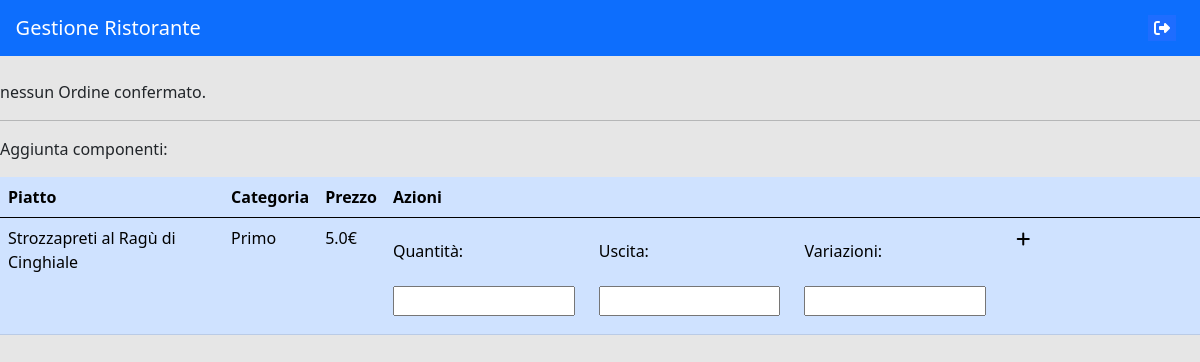
/sala/gestioneOrdine/1 (signed in), run on an earlier commit of the app's database.
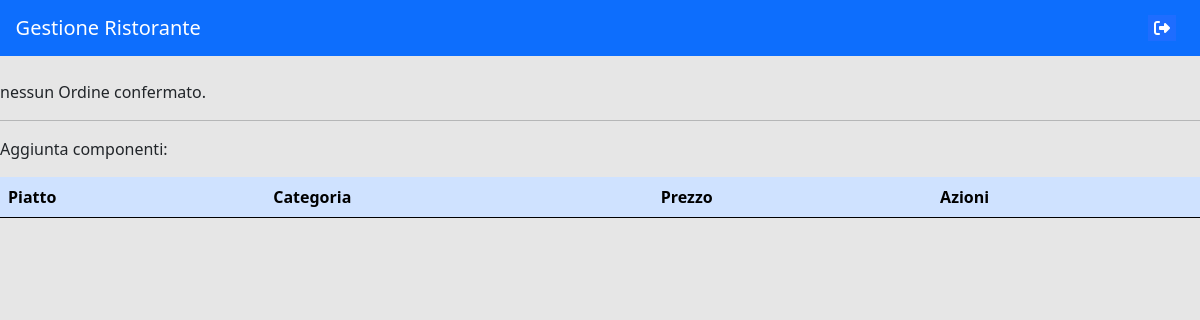
And on a later commit of the database.
### gestioneMenu/models.py (models this page shows)
class Menu(models.Model):
    idPiatto = models.ForeignKey(Piatto, on_delete=models.CASCADE)
    descrizione = models.CharField(max_length=200)
    prezzo = models.FloatField(validators=[MinValueValidator(0)])
    class Meta:
        verbose_name = 'Menu'
        verbose_name_plural = 'Menu'

class Piatto(models.Model):
    nome = models.CharField(max_length=200)
    idCategoria = ForeignKey(Categoria, on_delete=CASCADE)
    tempoPreparazione = models.DecimalField(max_digits=15,decimal_places=2,validators=[MinValueValidator(0)])
    tempoCottura = models.DecimalField(max_digits=15,decimal_places=2,validators=[MinValueValidator(0)])
    def __str__(self):
        return self.nome
    class Meta:
        verbose_name = 'Piatto'
        verbose_name_plural = 'Piatti'

class Categoria(models.Model):
    nome = models.CharField(max_length=30)
    def __str__(self):
        return self.nome
    class Meta:
        verbose_name = 'Categoria'
        verbose_name_plural = 'categorie'

### gestioneSala/views.py (the view)
# urls.py: path('gestioneOrdine/<int:idTavolo>', views.gestioneOrdine, name = 'gestioneOrdine'),
@login_required
def gestioneOrdine(request, idTavolo):
    if request.method == 'GET':
        piattiMenu = Menu.objects.all().order_by('idPiatto')
        try:
            ordine = Ordine.objects.get(idTavolo = idTavolo)
        except Ordine.DoesNotExist:
            ordine = None
        if ordine is not None:
            componenti = ComponenteOrdine.objects.filter(idOrdine = ordine.id)
        else:
            componenti = []
        try:
            ordineTemporaneo = OrdineTemporaneo.objects.get(idTavolo = idTavolo)
        except OrdineTemporaneo.DoesNotExist:
            ordineTemporaneo = OrdineTemporaneo()
        if ordineTemporaneo:
            componentiTemporanei = ComponenteTemporaneo.objects.filter(idOrdine = ordineTemporaneo).order_by('uscita')
        else:
            componentiTemporanei = []
        return render(request, "ordini/gestioneOrdine.html", {'ordine':ordine, 'componenti':componenti, 'componentitemporanei':componentiTemporanei,'piatti':piattiMenu, 'tavolo':idTavolo, 'idOrdineTemporaneo':ordineTemporaneo.id})
    else:
        return Error

### gestioneSala/templates/ordini/gestioneOrdine.html (shortened to what this page needs)
{% extends 'navbar.html' %}
{% load static %}
{% block contentHead %}
<link rel="stylesheet" href="{% static 'css/tabella.css' %}">
{% endblock %}
{% block content %}
<div hx-get="{% url 'tabellaOrdini' tavolo %}" hx-trigger="every 1s">
  {% if componenti %}
  <div class="col-sm-12 col-md-6 col-lg-4">
    <a href="{% url 'conto' tavolo %}" class="formInserimento">
      <div class="row">
        <button type="button" class="btn btn-primary buttonAzione" >Visualizza Conto</button>
      </div>
    </a>
  </div>
  <table class="table table-primary">
      <thead>
        <tr>
          <th scope="col">Piatto</th>
          <th scope="col">Quantità</th>
          <th scope="col">Uscita</th>
          <th scope="col">Variazioni</th>
          <th scope="col">Azioni</th>
        </tr>
      </thead>
      <tbody>
          {% for componente in componenti %}
          <tr>
              <td>
                {{ componente.idPiatto}}
              </td>
              <td>
                {{ componente.quantita }}
              </td>
              <td>
                {{ componente.uscita }}
              </td>
              <td>
                {{componente.variazioni}}
              </td>
              <td>
                {% if componente.stato.id == 1 %}
                <div class="row">
                  <div class="col-sm-6 col-md-3">
                      <form hx-post="{% url 'modificaComponenteOrdine' %}" hx-target="#divModificaComponente">
                        <input type="hidden" value="{{componente.id}}" name="idComponente">
                        {% csrf_token %}
                        <button type="submit" class="buttonSubmit"><i class="fas fa-edit"></i></button>
                      </form>
                    </div>
                  <div class="col-sm-6 col-md-3">
                    <form hx-post="{% url 'confirmEliminaComponenteOrdine' %}" hx-target="#dialog" @click="dialogOpen = true">
                      <input type="hidden" value="{{componente.id}}" name="idComponente">
                      {% csrf_token %}
                      <button type="submit" class="buttonSubmit"><i class="fas fa-trash"></i></button>
                    </form>
                  </div>
                </div>
                {% endif %}
              </td>
          </tr>
          {% endfor %}
      </tbody>
    </table>
  {% else %}
  nessun Ordine confermato.
  <br>
  {% endif %}
</div>
<hr>
<p class="titolo">Aggiunta componenti:</p>
<table class="table table-primary">
    <thead>
      <tr>
        <th scope="col">Piatto</th>
        <th scope="col">Categoria</th>
        <th scope="col">Prezzo</th>
        <th scope="col">Azioni</th>
      </tr>
    </thead>
    <tbody>
        {% for piatto in piatti %}
        <tr>
            <td>
                {{ piatto.idPiatto }}
            </td>
            <td>
                {{ piatto.idPiatto.idCategoria }}
            </td>
            <td>
                {{ piatto.prezzo}}€
            </td>
            <td>
                <form hx-post="{% url 'aggiungiComponenteTemporaneo' %}" hx-target="#divComponenteTemporaneo">
                    <div class="row">
                        <div class="col-sm-12 col-md-3">
                            <label>Quantità: </label>
                            <input type="number" min="0" step="0.5" name="quantita" required>
                        </div>
                        <div class="col-sm-12 col-md-3">
                            <label>Uscita: </label>
                        <input type="number" min="1" step="1" name="uscita" required>
                        </div>
                        <div class="col-sm-12 col-md-3">
                            <label>Variazioni: </label>
                        <input type="text" name="variazioni">
                        </div>
                        <div class="col-sm-12 col-md-3">
                            <button type="submit"  class="buttonSubmit"><i class="fas fa-plus"></i></button>
                        </div>
                    </div>
                </form>
            </td>
        </tr>
        {% endfor %}
    </tbody>
  </table>
{% endblock %}

### templates/navbar.html (shortened to what this page needs)
{% extends 'common.html' %}
{% block contentPrincipale %}
<div id="contenutoTotale" x-data="{dialogOpen : false}">
    <nav class="navbar navbar-dark bg-primary">
        <a class="navbar-brand" href="{% url 'home' %}">&nbsp;&nbsp;&nbsp;Gestione Ristorante</a>
        <form class="formLogout" method="POST" action="{% url 'effettuaLogout' %}">
            <button type="submit" class="buttonLogout" hx-get="{%url 'confirmLogout' %}" hx-target="#dialog" @click="dialogOpen=true"><i class="fas fa-sign-out-alt iconaLogout"></i></button>
        </form>
    </nav>
    <br>
    {% block content %}
    {% endblock %}
</div>
{% endblock %}

### templates/common.html (shortened to what this page needs)
{% load static %}
<!DOCTYPE html>
<html>
    <head>
        <link href="https://cdn.jsdelivr.net/npm/bootstrap@5.0.2/dist/css/bootstrap.min.css" rel="stylesheet">
        <link rel="stylesheet" href="{% static 'css/common.css' %}">
        {% block contentHead %}
        {% endblock %}
    </head>
    <body>
        {% block contentPrincipale %}
        {% endblock %}
    </body>
</html>

### static/css/common.css (style rules this page uses)
body { background-color: #e6e6e6; }
a, a:hover { text-decoration: none; color: black; }
.iconaLogout { color: white; }
.formLogout { margin-right: 2%; }
.buttonLogout { border:none; background-color: rgb(30,109,255); }

What changed in the data, as far as the page shows it:
removed Menu: idPiatto "Strozzapreti al Ragù di Cinghiale", idPiatto.idCategoria "Primo", prezzo "5.0"
